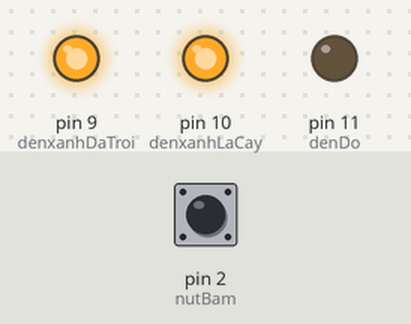
This sketch was run on a simulated Arduino Uno, built with avr-gcc and run on an emulated ATmega328P. Parts: output pins drawn as LEDs (lit = HIGH). The test bench sets the inputs (shaded band); at power-on: pin 2 (nutBam) HIGH.

Above: at 1.2 s.
1.3 s: pin 2 (nutBam) driven LOW
At 2.4 s:
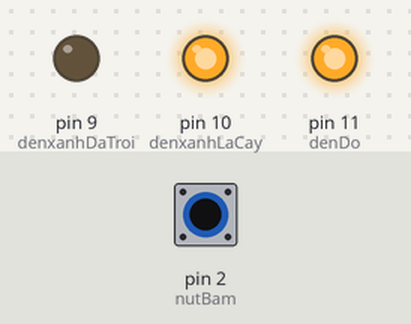
2.8 s: pin 2 (nutBam) pulsed HIGH 5 times (0.12 s each, 0.3 s apart)
At 3.12 s:
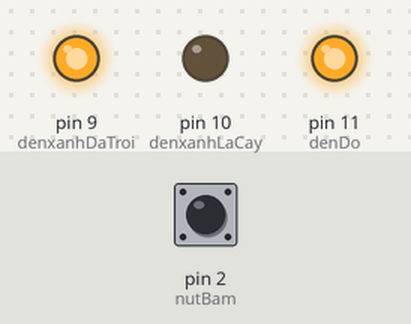
At 3.72 s:
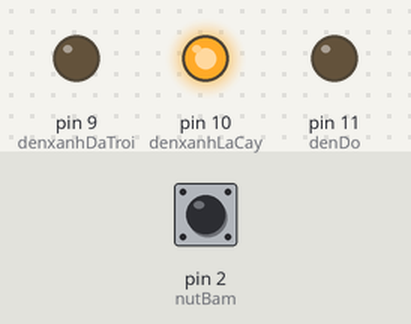
Timing chart, 0 to 5.8 s (numbered marks = the images above; inputs shaded):
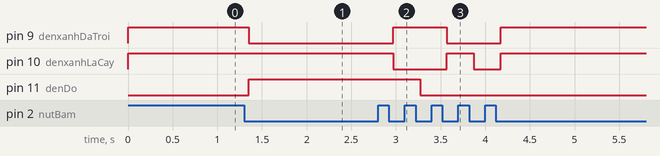

Measured:
- after the input at 1.3 s, pin 9 (denxanhDaTroi): HIGH → LOW after 0.05 s; pin 11 (denDo): LOW → HIGH after 0.05 s
- after the input at 2.8 s, pin 9 (denxanhDaTroi): LOW → HIGH after 0.17 s, → LOW 0.60 s later, → HIGH 0.60 s later; pin 10 (denxanhLaCay): HIGH → LOW after 0.17 s, → HIGH 0.60 s later, → LOW 0.30 s later, → HIGH 0.30 s later; pin 11 (denDo): HIGH → LOW after 0.47 s

The sketch:

Project7_Nut_bam_dieu_khien_LED_RGB.ino
```cpp
/*
Nút bấm điều khiển đèn LED đa màu RGB

Linh kiện:
- Nút bấm 4 chân
- Đèn LED RGB 4 chân
- Điện trở 220 Ohm, 10K Ohm
- Arduino Uno

Cách lắp mạch:
- Xem hình

Tác giả: Tùng Nguyễn
Ngày: 06/09/2014
Lịch sử thay đổi
- 04/11/2014 Rev. 1.0 Added button debounce
- 06/09/2014 Rev. 0.1 Draft, no button debounce
Website: http://papcodientu.com/
*/

const int nutBam = 2;    // nut bam noi vao pin 2 cua Arduino
const int denxanhDaTroi = 9;  // chân đèn xanh da trời kết nối vào cổng 9
const int denxanhLaCay = 10;  // chân đèn xanh lá cây kết nối vào cổng 10s
const int denDo = 11;         // chân đèn đỏ kết nối vào cổng 11

int hienthidenLED = 0;  // trang thai den LED hien tai
int trangthaiNutBam;    // trang thai nut bam hien tai
int trangthainutbamTruoc = HIGH;   // trang thai nut bam truoc do

long thoidiemDebounceTruoc = 0;  // thoi diem nut bam chuyen doi trang thai
long dotreDebounce = 50;   // do tre cua moi lan debounce

void setup() {
  // Khai báo các cổng trên board Arduino
  pinMode(denxanhDaTroi, OUTPUT);  // Đèn LED là thiết bị đầu ra (output)
  pinMode(denxanhLaCay, OUTPUT);  // Đèn LED là thiết bị đầu ra (output)
  pinMode(denDo, OUTPUT);  // Đèn LED là thiết bị đầu ra (output)
  pinMode(nutBam, INPUT);   // Nút bấm là thiết bị đầu vào (input)
}

void loop() {
  int giatriNutBam = digitalRead(nutBam);  // doc gia tri cua nut bam

  // Neu trang thai nut bam thay doi, do viec bi nhieu hoac duoc nhan
  if (giatriNutBam != trangthainutbamTruoc) {
    // reset thoi diem debounce
    thoidiemDebounceTruoc = millis();
  }

  // nut bam duoc giu lau hon dotreDebounce, nut bam that su duoc nhan
  if ((millis() - thoidiemDebounceTruoc) > dotreDebounce) {
    // trang thai nut bam da thay doi
    if (giatriNutBam != trangthaiNutBam) {
      // thay doi trang thai nut bam bang gia tri hien tai
      trangthaiNutBam = giatriNutBam;

      // nut bam da duoc nhan
      if (trangthaiNutBam == LOW) {
        // thay doi trang thai den LED
        hienthidenLED += 1;  // mỗi lần nút nhấn giá trị tăng lên 1
      }
    }
  }

  // kiểm tra giá trị của biến hienthidenLED
  switch(hienthidenLED) {
    case 0:
      thietlapmaudenLED(255,0,0);    // màu đỏ
      break;
    case 1:
      thietlapmaudenLED(0,255,0);    // màu xanh lá cây
      break;
    case 2:
      thietlapmaudenLED(0,0,255);    // màu xanh da trời
      break;
    case 3:
      thietlapmaudenLED(255,0,255);    // màu vàng
      break;
    case 4:
      thietlapmaudenLED(255,255,0);    // màu tím
      break;
    case 5:
      thietlapmaudenLED(255,255,255);  // màu trắng
      break;
    default:
      hienthidenLED = 0;     // gán giá trị 0 cho biến
      break;
  }

  // ghi lai gia tri nut bam
  trangthainutbamTruoc = giatriNutBam;
}

void thietlapmaudenLED(int giatriDo, int giatrixanhDaTroi, int giatrixanhLaCay) {
  digitalWrite(denDo, 255 - giatriDo);  // thiết lập giá trị màu cho đèn đỏ
  digitalWrite(denxanhDaTroi, 255 - giatrixanhDaTroi);  // thiết lập giá trị màu cho đèn xanh da trời
  digitalWrite(denxanhLaCay, 255 - giatrixanhLaCay);  // thiết lập giá trị màu cho đèn xanh lá cây
}
```
